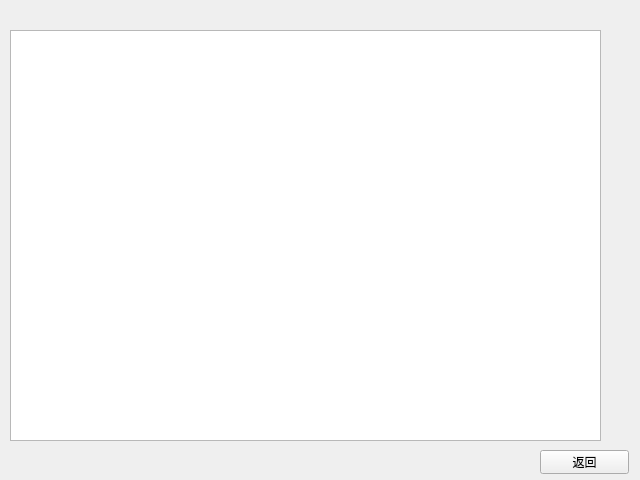
<?xml version="1.0" encoding="UTF-8"?>
<ui version="4.0">
 <class>Leavemessage</class>
 <widget class="QWidget" name="Leavemessage">
  <property name="geometry">
   <rect>
    <x>0</x>
    <y>0</y>
    <width>640</width>
    <height>480</height>
   </rect>
  </property>
  <property name="windowTitle">
   <string>Form</string>
  </property>
  <widget class="QTableView" name="tableView">
   <property name="geometry">
    <rect>
     <x>10</x>
     <y>30</y>
     <width>591</width>
     <height>411</height>
    </rect>
   </property>
  </widget>
  <widget class="QPushButton" name="pushButton">
   <property name="geometry">
    <rect>
     <x>540</x>
     <y>450</y>
     <width>89</width>
     <height>24</height>
    </rect>
   </property>
   <property name="text">
    <string>返回</string>
   </property>
  </widget>
 </widget>
 <resources/>
 <connections/>
</ui>
